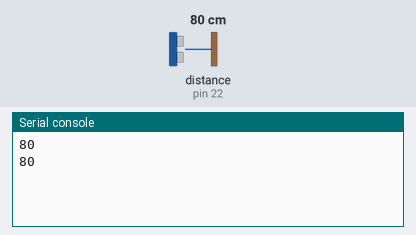
Bench run of a program on a simulated MicroPython board. Shown: the last lines printed to the serial console. The inputs (shaded band) are chosen by the test bench; at power-on: distance to the obstacle (sensor on pin 22) 80 cm. The echo pulse lasts 58.3 µs per cm.

Above: at 1.2 s.
1.3 s: distance to the obstacle (sensor on pin 22) set to 2 cm
At 2.6 s:
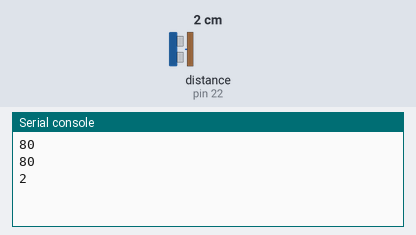
2.8 s: distance to the obstacle (sensor on pin 22) set to 4 cm
At 3.8 s:
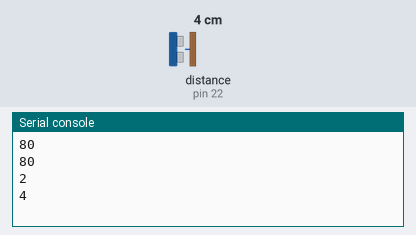
Timing chart, 0 to 5.8 s (numbered marks = the images above; inputs shaded):
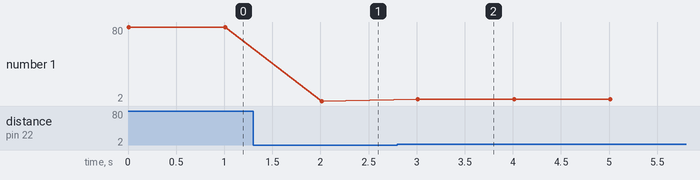

Measured:
- after the input at 1.3 s, the serial console: prints a new line after 0.71 s (image 1)
- after the input at 2.8 s, the serial console: prints a new line after 0.21 s (image 2)
- plotted number 1: 80 → 2 after the input at 1.3 s, 2 → 4 after the input at 2.8 s

The program:

distance.py
```python
from machine import Pin
import utime

trigger = Pin(21, Pin.OUT) #obj corresponding to pin 22 on trigger, This will send pulse of current
echo = Pin(22, Pin.IN) #obj corresponding to pin 21 on echo, this will receive reflected pulse


def ultra():
    trigger.low() #ensures it is not active
    utime.sleep_us(2) #pause for 2 mseconds
    #pull trigger pin high 5 mseconds before oulling trigger low
    trigger.high()
    utime.sleep_us(5)
    trigger.low()
    #while loop to check echo pin, if no echo is received, then update variable signaloff and store timestamp
    while echo.value() == 0:
        signaloff = utime.ticks_us()
    #while loop to check if echo is received, then store current timestamp to signalon
    while echo.value() == 1:
        signalon = utime.ticks_us()
    #timepassed will store total time taken for the pulse ti leave the sensor, hit the object and return as echo
    timepassed = signalon - signaloff

    #distance stores the result of equation. journey(timepassed) times the speed of sound(323,2 m/s) divided by 2
    distance = (timepassed * 0.0343) / 2

    #round the distance to integer value
    distance = round(distance)

    #print("the distance from object is ", distance, "cm")
    print(distance)
    return distance

while True:
    ultra()
    utime.sleep(1)
    
```
